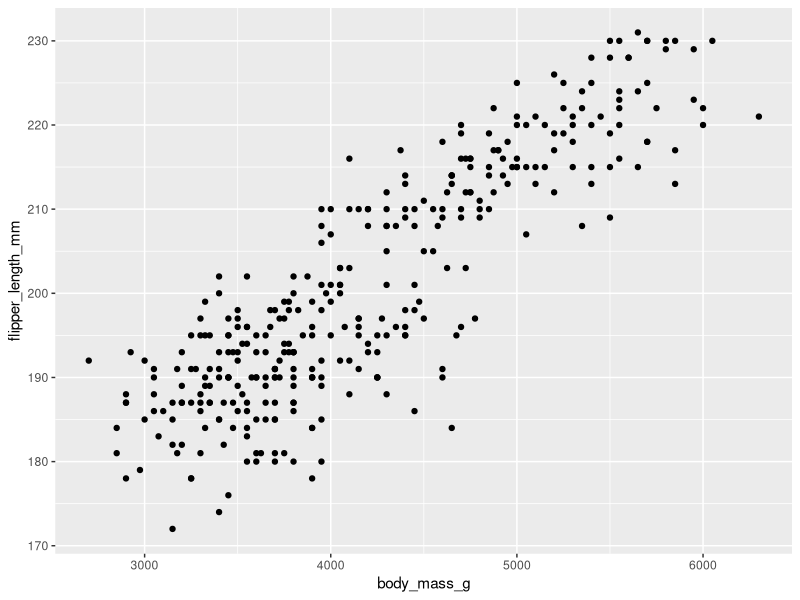
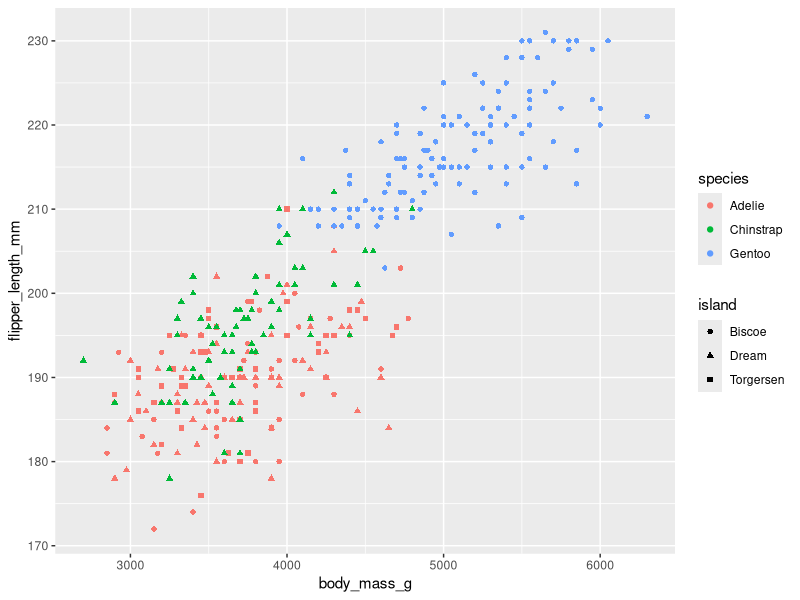
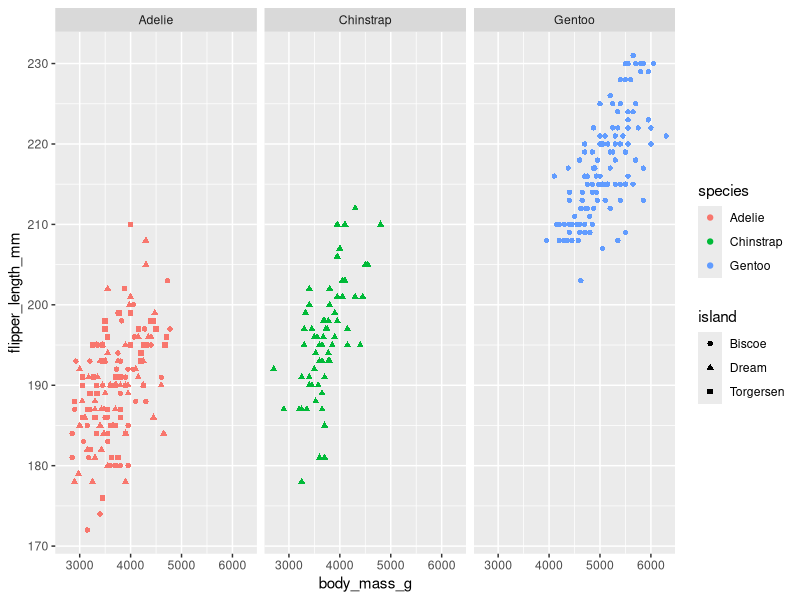
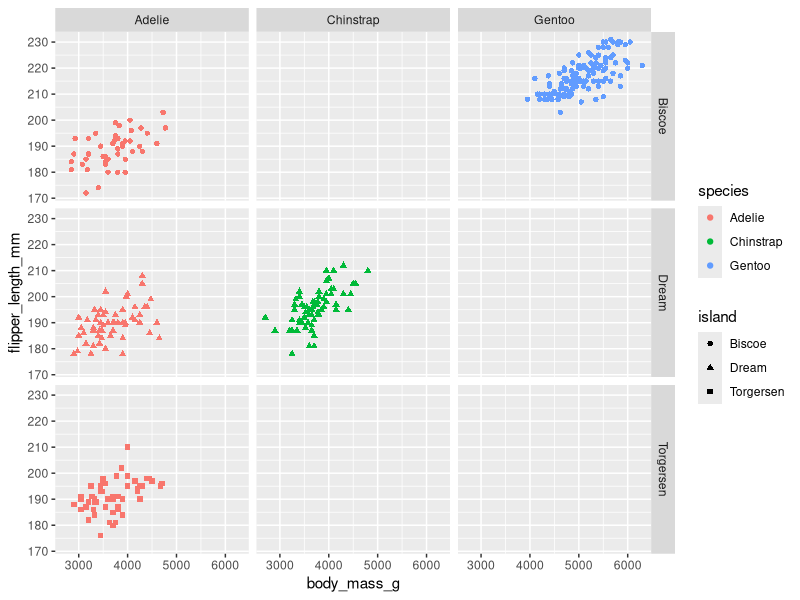

Write the R code that produced these figures, in order.
library(tidyverse)
#> ── Attaching packages ─────────────────────────────────────── tidyverse 1.3.0 ──
#> ✔ ggplot2 3.3.2     ✔ purrr   0.3.4
#> ✔ tibble  3.0.3     ✔ dplyr   1.0.2
#> ✔ tidyr   1.1.2     ✔ stringr 1.4.0
#> ✔ readr   1.4.0     ✔ forcats 0.5.0
#> ── Conflicts ────────────────────────────────────────── tidyverse_conflicts() ──
#> ✖ dplyr::filter() masks stats::filter()
#> ✖ dplyr::lag()    masks stats::lag()
#> 
#> view(penguins)

library(palmerpenguins)

penguins

view(penguins)

ggplot(data = penguins) + 
  geom_point(mapping = aes(x = body_mass_g, y = flipper_length_mm))

ggplot(data = penguins) + 
  geom_point(mapping = aes(x = body_mass_g, y = flipper_length_mm, color = species, shape = island))

ggplot(data = penguins) + 
  geom_point(mapping = aes(x = body_mass_g, y = flipper_length_mm, color = species, shape = island))+
  facet_wrap(~ species, nrow = 1)

ggplot(data = penguins) + 
  geom_point(mapping = aes(x = body_mass_g, y = flipper_length_mm, color = species, shape = island))+
  facet_grid(island ~ species)

